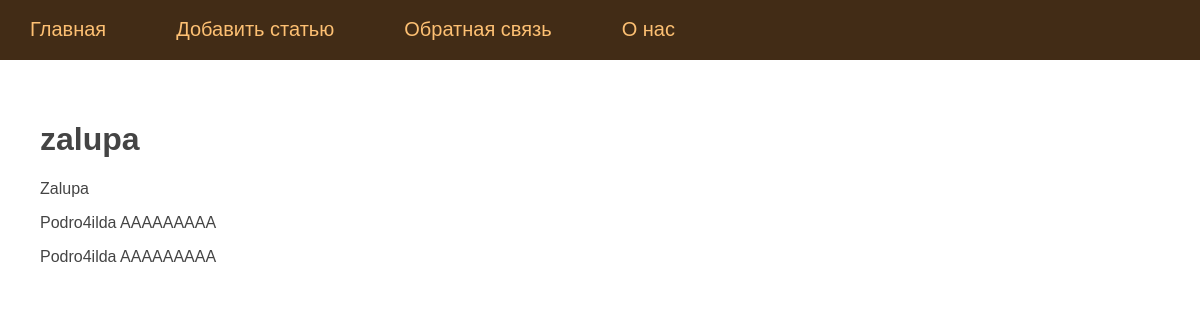
The app's page /post/zalupa with its own data.
### tables this page shows
CREATE TABLE mainmenu (
    id integer PRIMARY KEY AUTOINCREMENT,
    title text NOT NULL,
    url text NOT NULL
);

CREATE TABLE posts (
    id integer PRIMARY KEY AUTOINCREMENT,
    title text NOT NULL,
    text text NOT NULL,
    url text NOT NULL,
    time integer NOT NULL
);

### app.py (the view)
@app.route('/post/<alias>')
def showPost(alias):
    db = get_db()
    dbase = FDataBase(db)
    title, post = dbase.getPost(alias)
    if not title:
        return render_template('page404.html', title='Страница не найдена', menu = dbase.getMenu()), 404
    return render_template('post.html', menu = dbase.getMenu(), title = title, post = post)

### app.py (called while the page is built)
def connect_db():
    conn = sqlite3.connect(app.config['DATABASE'])
    conn.row_factory = sqlite3.Row
    return conn

def get_db():
    if not hasattr(g, 'link_db'):
        g.link_db = connect_db()
    return g.link_db

    def getMenu(self):
        sql = '''SELECT * FROM mainmenu'''
        try:
            self.__cur.execute(sql)
            res = self.__cur.fetchall()
            if res:
                return res
        except:
            print('Ошибка чтения из БД')
        return []

    def getPost(self, alias):
        try:
            self.__cur.execute(f"SELECT title, text FROM posts WHERE url LIKE '{alias}' LIMIT 1")
            res = self.__cur.fetchone()
            if res:
                return res
        except sqlite3.Error as e:
            print('Ошибка добавления статьи в БД: ' + str(e))
        return(False, False)

### templates/post.html
{% extends 'base.html' %} {% block content %} {{ super() }} {{ post | safe}} {%
endblock %}

### templates/base.html (shortened to what this page needs)
<!DOCTYPE html>
<html lang="en">
  <head>
    <link
      type="text/css"
      href="{{ url_for('static', filename='css/styles.css')}}"
      rel="stylesheet"
    />
  </head>
  <body>
    {% block content -%} {%- block mainmenu -%}
    <ul class="mainmenu">
      {% for p in menu %}
      <li><a href="{{p.url}}">{{p.title}}</a></li>
      {% endfor %}
    </ul>
    <div class="content">
      {% endblock mainmenu -%} {% block h1 -%} {% if title %}
      <h1>{{title}}</h1>
      {% else %}
      <h1>Про Flask</h1>
      {% endif %}{% endblock %} {% endblock %}
    </div>
  </body>
</html>

### static/css/styles.css (style rules this page uses)
html, body { font-family: 'Yandex Sans Text Regular', 'Arial'; margin: 0; padding: 0; height: 100%; width: 100%; }
body { background-size: cover; color: #444; }
a { color: #0059b2; text-decoration: none; }
ul.mainmenu { list-style: none; margin: 0; padding: 0; height: 60px; color: #fdc073; font-size: 20px; overflow: hidden; background: #422c16; }
ul.mainmenu li { float: left; margin: 18px 40px 0 30px; }
ul.mainmenu li a { color: #fdc073; text-decoration: none; }
.content { padding: 40px 20px 20px 40px; width: 100%; box-sizing: border-box; }

### records on screen
mainmenu: title "Главная"
mainmenu: title "Добавить статью"
mainmenu: title "Обратная связь"
mainmenu: title "О нас"
posts: title "zalupa", text "Zalupa Podro4ilda AAAAAAAAA Podro4ilda AAAAAAAAA"
